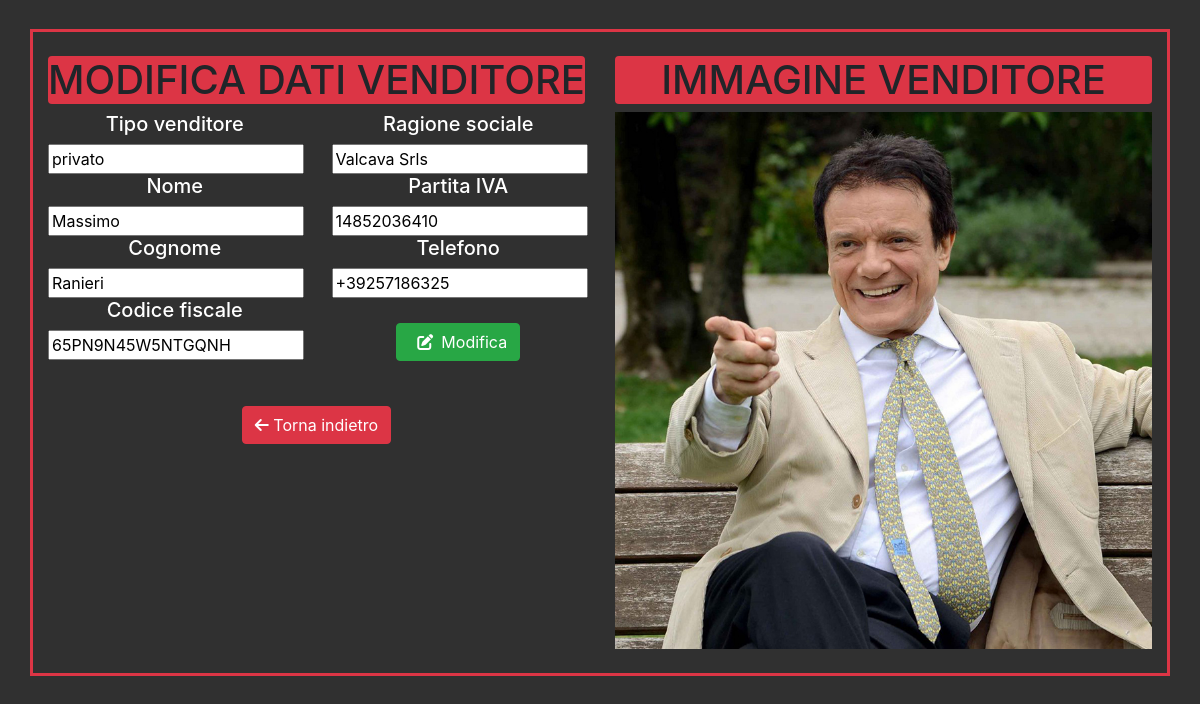
Page /car_seller_details.php?seller_id=1 on the committed database.
### tables this page shows
CREATE TABLE `venditore` (
  `idVenditore` int(11) NOT NULL AUTO_INCREMENT,
  `codFiscale` varchar(16) NOT NULL,
  `tipoVenditore` varchar(16) NOT NULL,
  `nome` varchar(32) NOT NULL,
  `cognome` varchar(32) NOT NULL,
  `ragioneSociale` varchar(16) NOT NULL,
  `pIVA` varchar(16) NOT NULL,
  `telefono` varchar(16) NOT NULL,
  PRIMARY KEY (`idVenditore`),
  UNIQUE (`codFiscale`)
);

### database/api.php (called while the page is built, shortened)
<?php
include_once __DIR__ . "/utils.php";
function database_fetch_car_seller(int $seller_id): array
{
    $connection = database_connect_with_config_credentials();
    $query = "
        SELECT
            `tipoVenditore`,
            `nome`,
            `cognome`,
            `codFiscale`,
            `ragioneSociale`,
            `pIVA`,
            `telefono`
        FROM
            `venditore`
        WHERE `venditore`.`idVenditore` = ?";
    $stmt = mysqli_prepare($connection, $query);
    mysqli_stmt_bind_param($stmt, 'i', $seller_id);
    $status = mysqli_stmt_execute($stmt);
    $result = mysqli_stmt_get_result($stmt);
    return database_fetch_as_array_and_close($result, $connection)[0];
}

### database/utils.php (called while the page is built, shortened)
<?php
function database_fetch_as_array_and_close($result, mysqli $connection): array
{
    $data = array();
    while ($row = mysqli_fetch_assoc($result)) {
        array_push($data, $row);
    }
    return $data;
}

### car_seller_details.php (the view, shortened to what this page needs)
<?php
include_once __DIR__ . "/database/api.php";
$seller = array();
if ($_SERVER['REQUEST_METHOD'] === 'POST') {
    $seller_id = $_POST['seller_id'];
    $seller = database_update_car_seller(
        $seller_id,
        $_POST['fiscal_code'],
        $_POST['seller_type'],
        $_POST['name'],
        $_POST['surname'],
        $_POST['business_name'],
        $_POST['vat_number'],
        $_POST['phone_number']
    );
    $seller['seller_id'] = $seller_id;
} else if ($_SERVER['REQUEST_METHOD'] === 'GET') {
    $seller_id = $_GET['seller_id'];
    $seller = database_fetch_car_seller($seller_id);
    $seller['seller_id'] = $seller_id;
}
?>
<!DOCTYPE html>
<html lang="en" dir="ltr">
<head>
    <?php include_once __DIR__ . "/partial/header.php" ?>
</head>
<body class="background">
    <br />
    <div class="container border border-danger bordo">
        <br />
        <div class="row ">
            <div class="col-6">
                <form action="car_seller_details.php" method="post" class="bottom-margin">
                    <h1 class="bg-danger rounded text-center">MODIFICA DATI VENDITORE</h1>
                    <div class="row">
                        <div class="col-6 text-center text-white">
                            <h5>Tipo venditore</h5>
                            <input type="text" name="seller_type" rounded required value="<?php echo $seller['tipoVenditore'] ?>" />
                            <h5>Nome</h5>
                            <input type="text" name="name" rounded required value="<?php echo $seller['nome'] ?>" />
                            <h5>Cognome</h5>
                            <input type="text" name="surname" rounded required value="<?php echo $seller['cognome'] ?>" />
                            <h5>Codice fiscale</h5>
                            <input type="text" name="fiscal_code" rounded required value="<?php echo $seller['codFiscale'] ?>" />
                        </div>
                        <div class="col-6 text-center text-white bottom-margin">
                            <h5>Ragione sociale</h5>
                            <input type="text" name="business_name" rounded value="<?php echo $seller['ragioneSociale'] ?>" />
                            <h5>Partita IVA</h5>
                            <input type="text" name="vat_number" rounded value="<?php echo $seller['pIVA'] ?>" />
                            <h5>Telefono</h5>
                            <input type="text" name="phone_number" rounded class="bottom-margin" value="<?php echo $seller['telefono'] ?>" />
                            <button type="submit" class="btn btn-success"><i class="fas fa-edit mx-2"></i>Modifica</button>
                        </div>
                    </div>
                    <div style="display:flex; justify-content: center; margin-top: 20px;">
                      <?php include_once __DIR__ . '/partial/back_button.php' ?>
                    </div>
                </form>
            </div>
            <div class="col-6">
                <h1 class="bg-danger rounded text-center">IMMAGINE VENDITORE</h1>
                <?php $link = "images/sellers/".$seller['codFiscale'].".jpg"; ?>
                <img class="img-fluid" src="<?php echo $link; ?>">
                <br /><br />
            </div>
        </div>
    </div>
</body>
</html>

### style.css (style rules this page uses)
.background { background-color:#303030; }
.container { margin-top: 5px; margin-bottom: 10px; }
.bottom-margin { margin-bottom: 25px; }
.bordo { border-width: 3px !important; }

### rows in the picture
venditore: seller_type "privato", name "Massimo", surname "Ranieri", fiscal_code "65PN9N45W5NTGQNH", business_name "Valcava Srls", vat_number "14852036410", phone_number "+39257186325", codFiscale (picture)
